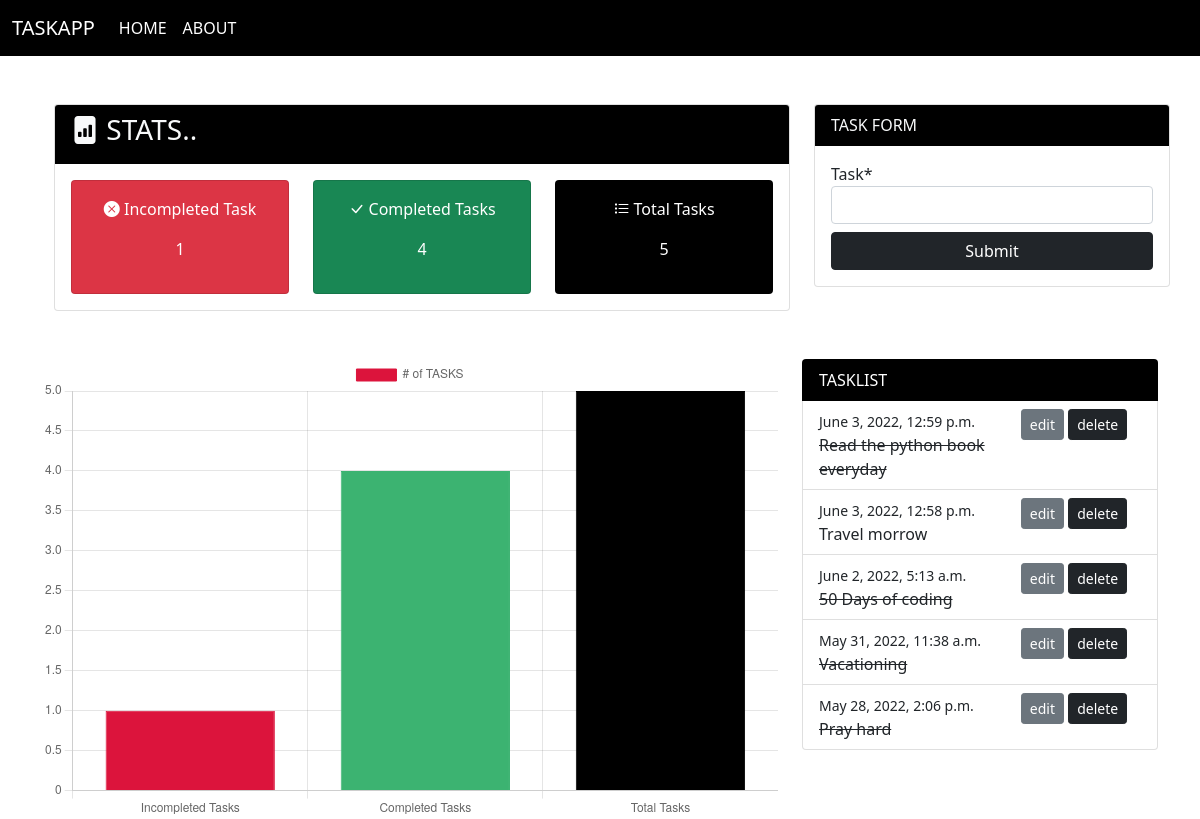
The page / on the database its author committed.
### taskapp/models.py (models this page shows, shortened)
class TaskModel(models.Model):
    task = models.CharField(max_length=120)
    iscomplete = models.BooleanField(default=False)
    date = models.DateTimeField(auto_now_add=True)

### taskapp/views.py (the view)
# urls.py: path('',views.index,name='taskapp-index'),
def index(request):
    data = TaskModel.objects.all().order_by('-date')
    if request.method == 'POST':
        form = TaskModelForm(request.POST)
        if form.is_valid():
            form.save()
            return redirect('/')
    else:
            form = TaskModelForm()
    total_task = data.count()
    completed_task = TaskModel.objects.filter(iscomplete = True).count()
    incompleted_task = total_task - completed_task
    context = {
        'data':data,
        'total_task':total_task,
        'completed_task':completed_task,
        'incompleted_task':incompleted_task,
        'form':form
    }
    return render(request,'taskapp/index.html',context)

### taskapp/forms.py
class TaskModelForm(forms.ModelForm):
    class Meta:
        model = TaskModel
        fields = ['task']

### templates/taskapp/index.html (shortened to what this page needs)
{%extends 'partials/base.html'%}
{% block content %}
{% load crispy_forms_tags %}
  <main class="ms-4">
  <div class="container">
      <div class="row">
          <div class="col-xl-8">
              <div class="card">
                  <div class="card-header bg-black text-light"><h3 ><i class="bi bi-file-bar-graph-fill"></i> STATS.. </h3> </div>
                  <div class="card-body">
                      <div class="row">
                          <div class="col-xl-4">
                              <div class="card bg-danger text-white">
                                  <div class="card-body ">
                                      <p class="text-center"><i class="bi bi-x-circle-fill"></i> Incompleted Task</p>
                                      <p class="text-center">{{incompleted_task}} </p>
                                  </div>
                              </div>
                          </div>
                          <div class="col-xl-4">
                            <div class="card bg-success text-white">
                                <div class="card-body">
                                    <p class="text-center"><i class="bi bi-check-lg"></i> Completed Tasks</p>
                                    <p class="text-center">{{completed_task}} </p>
                                </div>
                            </div>
                          </div>
                          <div class="col-xl-4">
                            <div class="card bg-black text-white" >
                                <div class="card-body">
                                    <p class="text-center"><i class="bi bi-list-task"></i> Total Tasks</p>
                                    <p class="text-center">{{total_task}} </p>
                                </div>
                            </div>
                          </div>
                      </div>
                  </div>
              </div>
          </div>
          <div class="col-xl-4">
              <div class="card">
                  <div class="card-header bg-black text-light">TASK FORM</div>
                  <div class="card-body">
                      <form class="d-grid" method="POST">
                            {{form|crispy}}
                            <input class="btn btn-dark mt-2" type="submit">
                      </form>
                  </div>
              </div>
          </div>
      </div>
  </div>
  </main>
  <section class="mt-5">
      <div class="container">
          <div class="row">
              <div class="col-xl-8">
                  <canvas id="myChart" width="400" height="250"></canvas>
<script>
const ctx = document.getElementById('myChart').getContext('2d');
const myChart = new Chart(ctx, {
    type: 'bar',
    data: {
        labels: ['Incompleted Tasks', 'Completed Tasks', 'Total Tasks'],
        datasets: [{
            label: '# of TASKS',
            data: ['{{incompleted_task}}', '{{completed_task}}', '{{total_task}}'],
            backgroundColor: [
                '#DC143C',
                '	#3CB371',
                '#000000',
            ],
            borderColor: [
                ' #DC143C',
                '#3CB371',
                '#000000',
            ],
            borderWidth: 1
        }]
    },
    options: {
        scales: {
            y: {
                beginAtZero: true
            }
        }
    }
});
</script>
              </div>
              <div class="col-xl-4">
                <ul class="list-group">
                    <li class="list-group-item bg-black text-white">TASKLIST</li>
                       {%for task in data%}
                    <li class="list-group-item">
                          <div class="row">
                              <div class="col-7">
                                <small>{{task.date}} </small> <br>
                                {% if task.iscomplete  %}
                                <del>  {{task.task}} </del>
                                {% else %}
                                {{task.task}}
                                {% endif %}
                            </div>
                            <div class="col-5">
                                <a class="btn btn-sm btn-secondary" href="{% url 'taskapp-edit' task.id%} "> edit</a>
                                <a class="btn btn-sm btn-dark"  href="{% url 'taskapp-delete' task.id%} "> delete</a>
                            </div>
                              </div>
                              </li>
                            {% endfor %}
                            </ul>
                            </div>
  </section>
{%endblock%}

### templates/partials/base.html (shortened to what this page needs)
<!doctype html>
<html lang="en">
  <head>
    <link href="https://cdn.jsdelivr.net/npm/bootstrap@5.1.3/dist/css/bootstrap.min.css" rel="stylesheet">
    <link rel="stylesheet" href="https://cdn.jsdelivr.net/npm/bootstrap-icons@1.8.3/font/bootstrap-icons.css">
  </head>
  <body>
    <nav class="navbar navbar-expand-lg navbar-dark bg-black mb-5">
        <div class="container-fluid">
          <a class="navbar-brand" href="#">TASKAPP</a>
          <div class="collapse navbar-collapse" id="navbarNav">
            <ul class="navbar-nav">
              <li class="nav-item">
                <a class="nav-link active" aria-current="page" href="{% url 'taskapp-index'%} ">HOME</a>
              </li>
              <li class="nav-item">
                <a class="nav-link active" href="{% url 'taskapp-about'%} ">ABOUT</a>
              </li>
            </ul>
          </div>
        </div>
      </nav>
    {% block content%}
    {%endblock%}
  </body>
</html>

### rows shown on the page
TaskModel: date "June 3, 2022, 12:59 p.m.", task "Read the python book everyday"
TaskModel: date "June 3, 2022, 12:58 p.m.", task "Travel morrow"
TaskModel: date "June 2, 2022, 5:13 a.m.", task "50 Days of coding"
TaskModel: date "May 31, 2022, 11:38 a.m.", task "Vacationing"
TaskModel: date "May 28, 2022, 2:06 p.m.", task "Pray hard"

### other values the page prints
{{ incompleted_task }} "1"
{{ completed_task }} "4"
{{ total_task }} "5"
chart data {{ incompleted_task }} 1
chart data {{ completed_task }} 4
chart data {{ total_task }} 5
